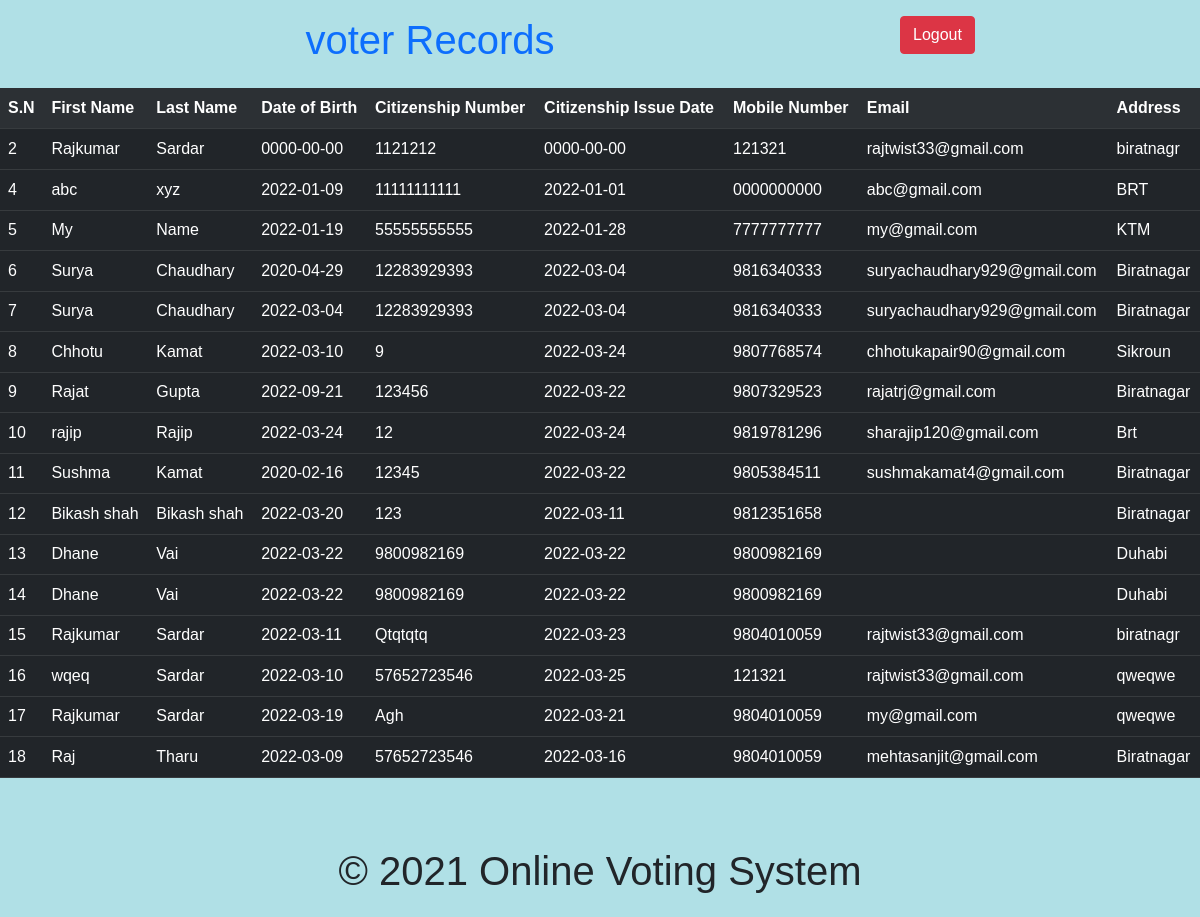
The page /data.php (signed in) on the database its author committed.
### tables this page shows
CREATE TABLE `info` (
  `S.N` int(11) NOT NULL,
  `firstname` varchar(30) NOT NULL,
  `lastname` varchar(50) NOT NULL,
  `dob` date NOT NULL,
  `citizenship number` varchar(11) NOT NULL,
  `citizenship issue date` date NOT NULL,
  `mobile number` varchar(10) NOT NULL,
  `email` varchar(30) NOT NULL,
  `address` varchar(30) NOT NULL
);

### data.php (the view, shortened to what this page needs)
<!DOCTYPE html>
<html>
<head>
<link rel="stylesheet" href="bootstrap/css/bootstrap.min.css">
</head>
<body>
<div class="row justify-content-evenly">
    <div class="col-md-6">
    <h1 class="text-primary text-center p-3"> voter Records</h1>
</div>
<div class="col-md-2">
     <form action="index.html" class="m-3">
         <button class="btn btn-danger" type="submit" value="submit" > Logout </button>
        </form>
</div>
<div class="row">
<table class="table table-dark table-striped fs-sm-1">
<tr>
    <th> S.N </th>
    <th> First Name </th>
    <th> Last Name</th>
    <th> Date of Birth </th>
    <th> Citizenship Number</th>
    <th> Citizenship Issue Date </th>
    <th> Mobile Number</th>
    <th> Email </th>
    <th> Address </th>
</tr>
<?php
if(isset($_SESSION['User_Id']))
{
$conn=mysqli_connect('localhost','root','','voting_system');
$sql="SELECT * FROM info";
$exec=mysqli_query($conn,$sql);
$s=mysqli_num_rows($exec);
if($s>=1)
{
    while($row=mysqli_fetch_assoc($exec))
    {
        echo "<tr><td>".$row["S.N"]."</td><td>".$row["firstname"]."</td><td>".$row["lastname"]."</td><td>".$row["dob"]."</td><td>".$row["citizenship number"]."</td><td>".$row["citizenship issue date"]."</td><td>".$row["mobile number"]."</td><td>".$row["email"]."</td><td>".$row["address"]."</td><tr>";
    }
    echo "</table>";
}
else{
    echo "0 result";
}
?>
</div>
</div>
<br><br>
<footer class="text-center fs-1">
    <p>&copy; 2021 Online Voting System</p>
</footer>
<?php
}
else
{
 header('location: admin.html');
}
?>
</body>
</html>

### data.php (style rules this page uses)
body { background-color:powderblue; margin:0; padding:0; font-family:Arial; }

### rows shown on the page
info: N "2", firstname "Rajkumar", lastname "Sardar", dob "0000-00-00", citizenship number "1121212", citizenship issue date "0000-00-00", mobile number "121321", email "rajtwist33@gmail.com", address "biratnagr"
info: N "4", firstname "abc", lastname "xyz", dob "2022-01-09", citizenship number "11111111111", citizenship issue date "2022-01-01", mobile number "0000000000", email "abc@gmail.com", address "BRT"
info: N "5", firstname "My", lastname "Name", dob "2022-01-19", citizenship number "55555555555", citizenship issue date "2022-01-28", mobile number "7777777777", email "my@gmail.com", address "KTM"
info: N "6", firstname "Surya", lastname "Chaudhary", dob "2020-04-29", citizenship number "12283929393", citizenship issue date "2022-03-04", mobile number "9816340333", email "suryachaudhary929@gmail.com", address "Biratnagar"
info: N "7", firstname "Surya", lastname "Chaudhary", dob "2022-03-04", citizenship number "12283929393", citizenship issue date "2022-03-04", mobile number "9816340333", email "suryachaudhary929@gmail.com", address "Biratnagar"
info: N "8", firstname "Chhotu", lastname "Kamat", dob "2022-03-10", citizenship number "9", citizenship issue date "2022-03-24", mobile number "9807768574", email "chhotukapair90@gmail.com", address "Sikroun"
info: N "9", firstname "Rajat", lastname "Gupta", dob "2022-09-21", citizenship number "123456", citizenship issue date "2022-03-22", mobile number "9807329523", email "rajatrj@gmail.com", address "Biratnagar"
info: N "10", firstname "rajip", lastname "Rajip", dob "2022-03-24", citizenship number "12", citizenship issue date "2022-03-24", mobile number "9819781296", email "sharajip120@gmail.com", address "Brt"
info: N "11", firstname "Sushma", lastname "Kamat", dob "2020-02-16", citizenship number "12345", citizenship issue date "2022-03-22", mobile number "9805384511", email "sushmakamat4@gmail.com", address "Biratnagar"
info: N "12", firstname "Bikash shah", lastname "Bikash shah", dob "2022-03-20", citizenship number "123", citizenship issue date "2022-03-11", mobile number "9812351658", address "Biratnagar"
info: N "13", firstname "Dhane", lastname "Vai", dob "2022-03-22", citizenship number "9800982169", citizenship issue date "2022-03-22", mobile number "9800982169", address "Duhabi"
info: N "14", firstname "Dhane", lastname "Vai", dob "2022-03-22", citizenship number "9800982169", citizenship issue date "2022-03-22", mobile number "9800982169", address "Duhabi"
info: N "15", firstname "Rajkumar", lastname "Sardar", dob "2022-03-11", citizenship number "Qtqtqtq", citizenship issue date "2022-03-23", mobile number "9804010059", email "rajtwist33@gmail.com", address "biratnagr"
info: N "16", firstname "wqeq", lastname "Sardar", dob "2022-03-10", citizenship number "57652723546", citizenship issue date "2022-03-25", mobile number "121321", email "rajtwist33@gmail.com", address "qweqwe"
info: N "17", firstname "Rajkumar", lastname "Sardar", dob "2022-03-19", citizenship number "Agh", citizenship issue date "2022-03-21", mobile number "9804010059", email "my@gmail.com", address "qweqwe"
info: N "18", firstname "Raj", lastname "Tharu", dob "2022-03-09", citizenship number "57652723546", citizenship issue date "2022-03-16", mobile number "9804010059", email "mehtasanjit@gmail.com", address "Biratnagar"
